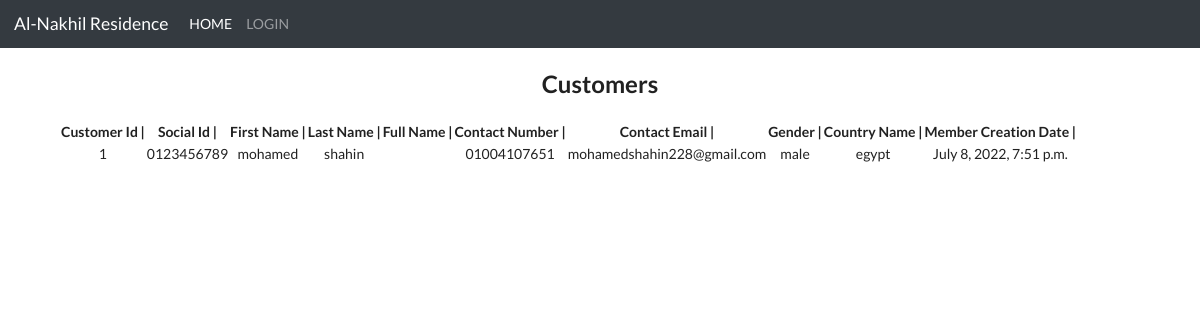
The page /customers on the database as committed earlier.
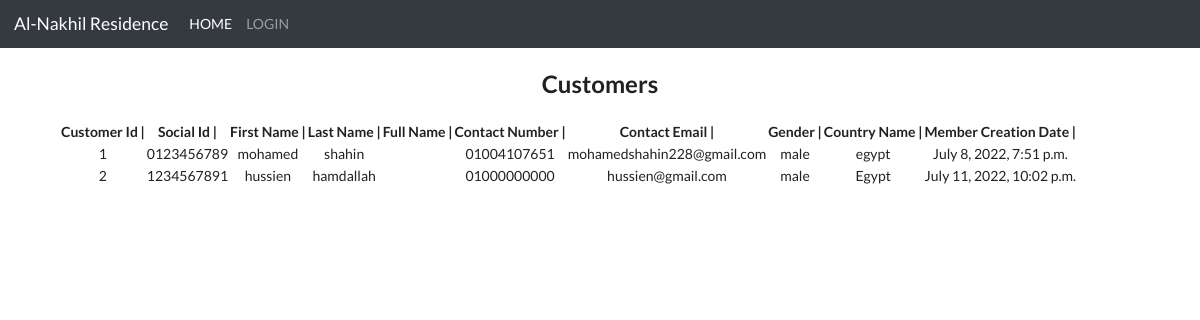
The same page on the database as committed later.
### login_system/models.py (models this page shows, shortened)
class Customer(models.Model):
    customer_id = models.CharField(max_length=20, primary_key=True)
    social_id = models.CharField(max_length = 10)
    first_name = models.CharField(max_length = 10)
    last_name = models.CharField(max_length = 10)
    full_name = models.CharField(max_length = 40)
    contact_number = models.CharField(max_length= 11)
    contact_email = models.CharField(max_length= 40)
    gender = models.CharField(max_length= 10)
    country_name = models.CharField(max_length = 15)
    city_name = models.CharField(max_length = 10)
    member_creation_date = models.DateTimeField(default=datetime.now)

### login_system/views.py (the view)
# urls.py: path("customers", views.customers, name="customers"),
def customers(request):
    customers = Customer.objects.all()
    return render(request, 'all_customers.html', context={'customers': customers})

### login_system/templates/all_customers.html (shortened to what this page needs)
{% extends "base.html" %}
{% block content%}
    <body>
        <div class="container">
          <h2 class="my-4">Customers</h2>
          <table>
            <tr>
                <th>Customer Id | </th>
                <th>Social Id | </th>
                <th>First Name | </th>
                <th>Last Name | </th>
                <th>Full Name | </th>
                <th>Contact Number | </th>
                <th>Contact Email | </th>
                <th>Gender | </th>
                <th>Country Name | </th>
                <th>Member Creation Date | </th>
            </tr>
              {% for c in customers %}
            <tr>
                <td>{{c.customer_id}} </td>
                <td>{{c.social_id}} </td>
                <td>{{c.first_name}} </td>
                <td>{{c.last_name}} </td>
                <td>{{c.fullname}} </td>
                <td>{{c.contact_number}} </td>
                <td>{{c.contact_email}} </td>
                <td>{{c.gender}} </td>
                <td>{{c.country_name}} </td>
                <td>{{c.member_creation_date}} </td>
            </tr>
            {% empty %}
            <div class="row">
              <h2> No Customers </h2>
            </div>
            {% endfor %}
          </table>
        </div>
    </body>
    {% endblock content%}

### login_system/templates/base.html (shortened to what this page needs)
{% load static %}
<!DOCTYPE html>
<html lang="en">
<head>
  <link rel="stylesheet" href="https://maxcdn.bootstrapcdn.com/bootstrap/4.0.0/css/bootstrap.min.css"
>
  <link rel="stylesheet" type='text/css' href= {% static 'style.css' %}>
  <link rel="stylesheet" href="https://cdnjs.cloudflare.com/ajax/libs/semantic-ui/2.4.1/semantic.min.css">
</head>
<body>
  <nav class="navbar navbar-expand-lg navbar-dark bg-dark">
    <a class="navbar-brand" href="">Al-Nakhil Residence</a>
    <div class="collapse navbar-collapse" id="navbarNav">
      <ul class="navbar-nav">
        <li class="nav-item active">
          <a class="nav-link" href="">HOME<span class="sr-only">(current)</span></a>
        </li>
        {% if user.is_authenticated %}
        <li class="nav-item">
          <a class="nav-link" href="#">Hi, {{user.first_name}}</a>
        </li>
        <li class="nav-item">
          <a class="nav-link" href="logout_user" >LOGOUT</a>
        </li>
        {% else %}
          <a class="nav-link" href="login_user">LOGIN</a>
        {% endif %}
      </ul>
    </div>
  </nav>
    <div class="container">
      {% block content %}
      {% endblock content %}
    </div>
</body>
</html>

### static/style.css (style rules this page uses)
.container { text-align: center; }

Rows that differ between the two databases and show on the page:
added Customer: customer_id "2", social_id "1234567891", first_name "hussien", last_name "hamdallah", contact_number "01000000000", contact_email "hussien@gmail.com", gender "male", country_name "Egypt", member_creation_date "July 11, 2022, 10:02 p.m."
